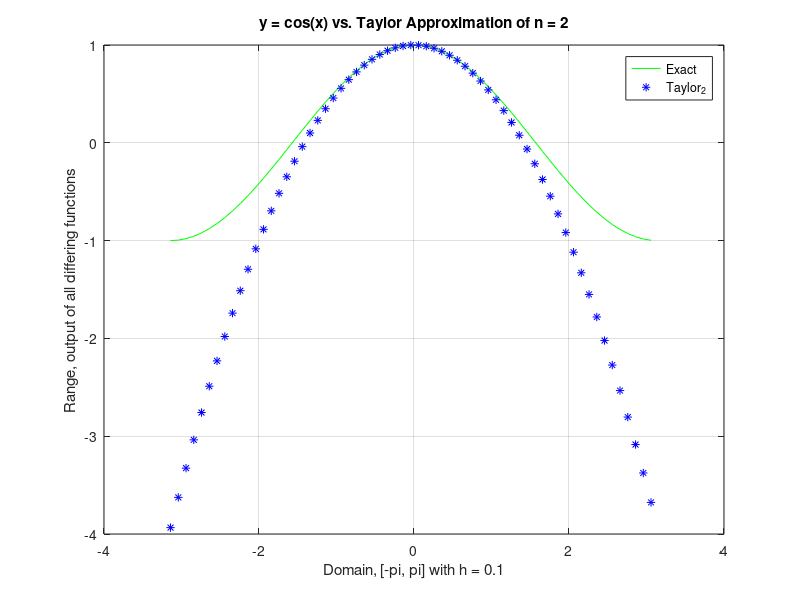
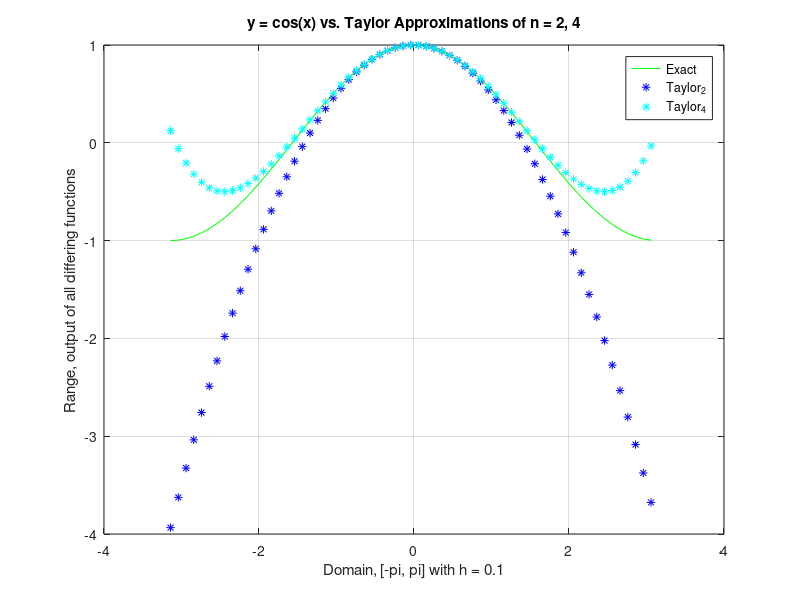
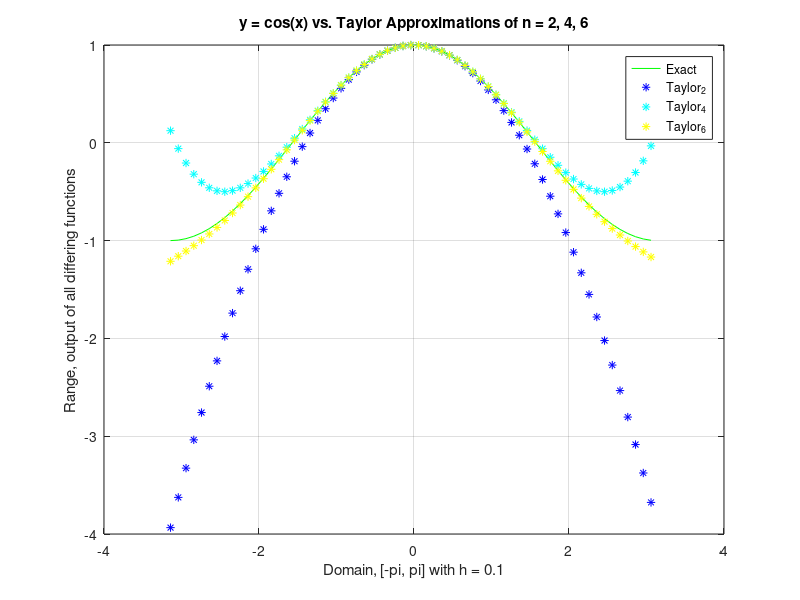
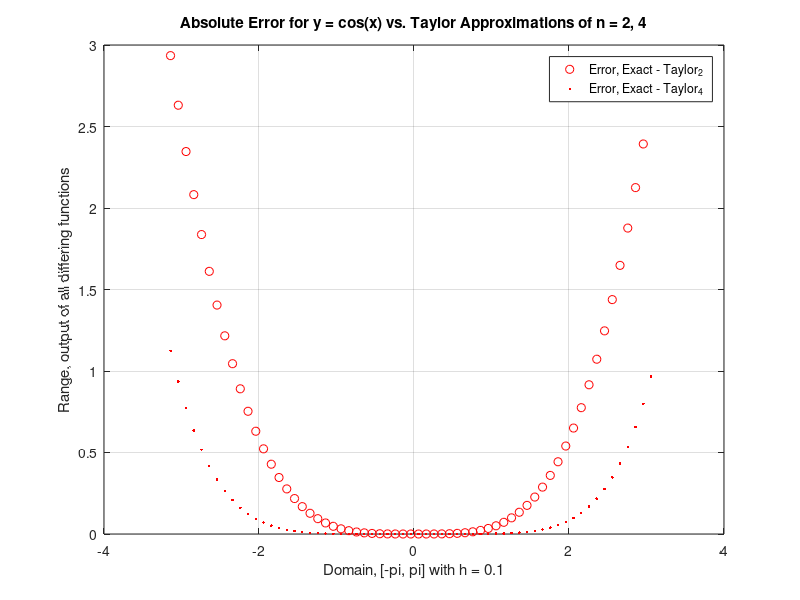

MATLAB code for these plots, in order:
% Problem 1, HW 1
% Roxanne Lutz
% 9/2/25
% MATH375
clc, clearvars
close all

% --------------------------------------
% Compare exact values of cos(x)
% to different Taylor approximations.
% --------------------------------------

h = 0.1; % domain spacing of 0.1
x = [-pi:h:pi]; % domain [-pi, pi]

y_exact = cos(x); % exact cos(x) function
y_taylor2 = 1 - (1/2)*(x.^2); % taylor approx, n = 2

% --------------------------------------
% plot part (a):
% plot exact y and taylor approximation on n = 2
% --------------------------------------

figure(1); % just cos(x) and taylor_2
plot(x, y_exact, 'g-'); hold on;
plot(x, y_taylor2, 'b*'); hold on;

legend( ...
    'Exact', ...
    'Taylor_2' ...
    );
title('y = cos(x) vs. Taylor Approximation of n = 2');
xlabel('Domain, [-pi, pi] with h = 0.1');
ylabel('Range, output of all differing functions');
grid on;

% --------------------------------------
% plot part (b):
% plot taylor approximation of n = 4
% --------------------------------------

y_taylor4 = y_taylor2 + (1/24)*(x.^4);

figure(2); % cos(x), taylor_2, taylor_4
plot(x, y_exact, 'g-'); hold on;
plot(x, y_taylor2, 'b*'); hold on;
plot(x, y_taylor4, 'c*'); hold on;

legend( ...
    'Exact', ...
    'Taylor_2', ...
    'Taylor_4' ...
    );
title('y = cos(x) vs. Taylor Approximations of n = 2, 4');
xlabel('Domain, [-pi, pi] with h = 0.1');
ylabel('Range, output of all differing functions');
grid on;

% for fun only: plot n = 2, 4, 6 approximations against exact

y_taylor6 = y_taylor4 - (1/720)*(x.^6);

figure(3); % cos(x), taylor_2, taylor_4, taylor_6
plot(x, y_exact, 'g-'); hold on;
plot(x, y_taylor2, 'b*'); hold on;
plot(x, y_taylor4, 'c*'); hold on;
plot(x, y_taylor6, 'y*'); hold on;

legend( ...
    'Exact', ...
    'Taylor_2', ...
    'Taylor_4', ...
    'Taylor_6' ...
    );
title('y = cos(x) vs. Taylor Approximations of n = 2, 4, 6');
xlabel('Domain, [-pi, pi] with h = 0.1');
ylabel('Range, output of all differing functions');
grid on;

% --------------------------------------
% plot part (c)
% plot absolute errors e_2 and e_4
% --------------------------------------

% formula for absolute/actual error: |f(x) - P_n(x)|
e_2 = abs(y_exact - y_taylor2);
e_4 = abs(y_exact - y_taylor4);
e_6 = abs(y_exact - y_taylor6);

figure(4); % just error plotting
plot(x, e_2, 'ro', x, e_4, 'r.'); hold on;

legend( ...
    'Error, Exact - Taylor_2', ...
    'Error, Exact - Taylor_4' ...
    );
title('Absolute Error for y = cos(x) vs. Taylor Approximations of n = 2, 4');
xlabel('Domain, [-pi, pi] with h = 0.1');
ylabel('Range, output of all differing functions');
grid on;

% just for fun: plot the error of taylor n = 6

e_6 = abs(y_exact - y_taylor6);

figure(5); % just error plotting
plot(x, e_2, 'ro', x, e_4, 'r.', x, e_6, 'r--'); hold on;

legend( ...
    'Error, Exact - Taylor_2', ...
    'Error, Exact - Taylor_4', ...
    'Error, Exact - Taylor_6' ...
    );
title('Absolute Error for y = cos(x) vs. Taylor Approximations of n = 2, 4, 6');
xlabel('Domain, [-pi, pi] with h = 0.1');
ylabel('Range, output of all differing functions');
grid on;

% plot ALL graphs
figure(6); % init the figure
plot(x, y_exact, 'g-'); hold on;
plot(x, y_taylor2, 'b*'); hold on;
plot(x, y_taylor4, 'c*'); hold on;
plot(x, e_2, 'ro', x, e_4, 'r.'); hold on;

legend( ...
    'Exact', ...
    'Taylor_2', ...
    'Taylor_4', ...
    'Error, Exact - Taylor_2', ...
    'Error, Exact - Taylor_4' ...
    );
title('y = cos(x) vs. Taylor Approximations of n = 2, 4 with Error');
xlabel('Domain, [-pi, pi] with h = 0.1');
ylabel('Range, output of all differing functions');
grid on;